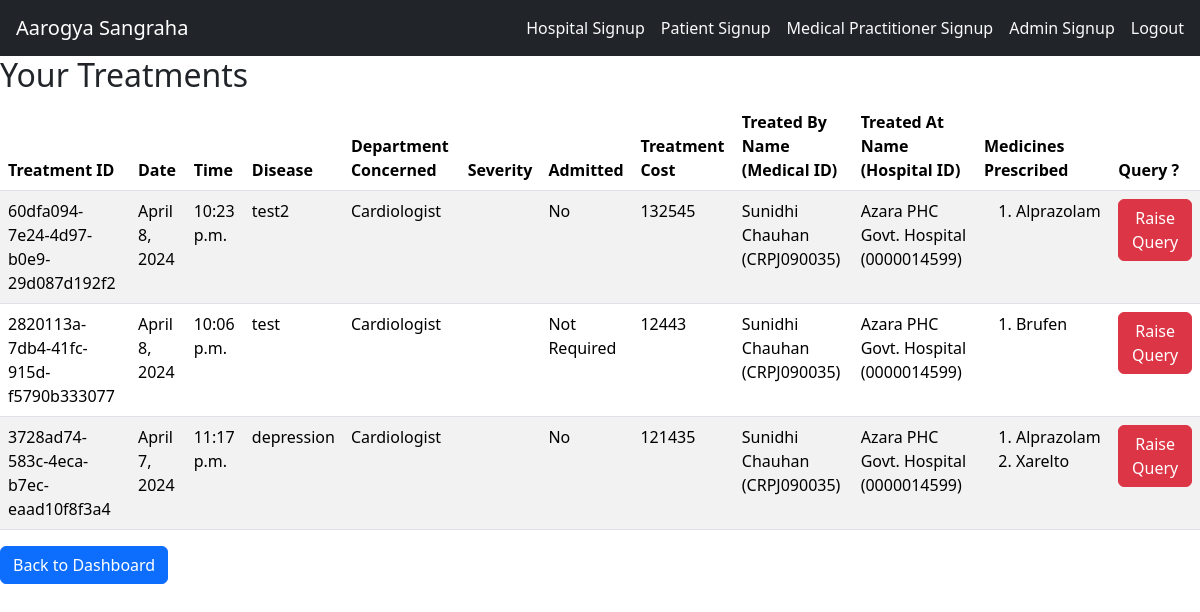
The page /treatment/patient-treatments/ (signed in) on the database as committed earlier.
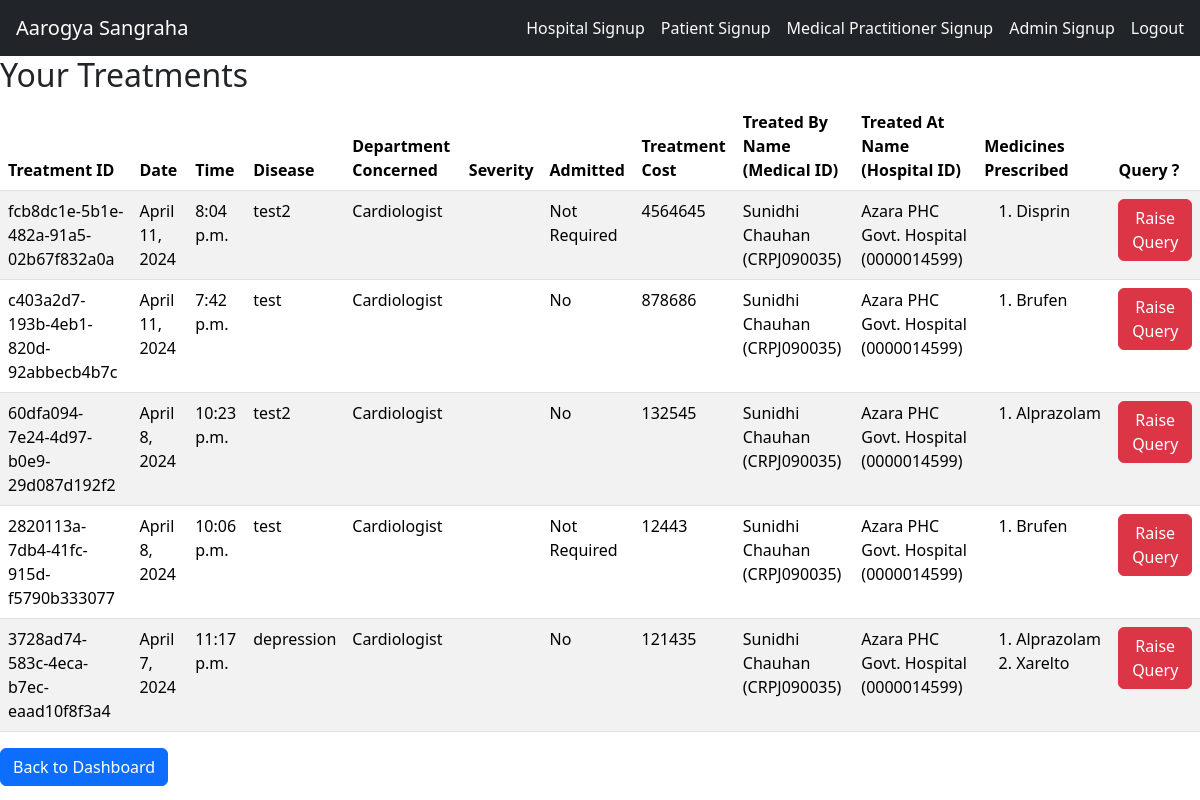
The same page on the database as committed later.
### treatment/models.py (models this page shows, shortened)
class Treatment(models.Model):
    tid = models.UUIDField(primary_key=True, default=uuid.uuid4, editable=False)
    date = models.DateField(auto_now_add=True)
    time = models.TimeField(auto_now_add=True)
    symptoms = models.CharField(max_length=500)
    advisedTest = models.CharField(max_length=250,default=None,null=True,blank=True)
    disease = models.CharField(max_length=75)
    admitted = models.CharField(max_length=20, choices=aList, default='Not Required')
    aadharNo = models.ForeignKey(Patient,on_delete=models.CASCADE,to_field='aadharNo')
    treatmentCost = models.IntegerField()
    medicalID = models.ForeignKey(MedicalPractitioner,on_delete=models.SET_NULL,null=True,blank=True,to_field='medicalID')
    hospitalID = models.ForeignKey(Hospital, on_delete=models.SET_NULL, null=True, blank=True, to_field='hospitalID')
    suggestions = models.CharField(max_length=500,null=True,blank=True,default=None)
    query = models.CharField(max_length=20,choices=q,default='No')
    medicines = models.ManyToManyField(Medicine, through='Medicine_Treatment')

class MedicalPractitioner(models.Model):
    user=models.OneToOneField(User,on_delete=models.CASCADE)
    medicalID = models.CharField(max_length=10,primary_key=True)
    sex = models.CharField(max_length=1,choices=sex_c,default=None)
    date_of_birth = models.DateField()
    hospitalID = models.ForeignKey(Hospital,on_delete=models.SET_NULL,null=True,blank=True,to_field='hospitalID')
    department = models.CharField(max_length=50,choices=departments,default=None)
    status = models.CharField(max_length=21, choices=(
        ('Authorized','Authorized'),
        ('Suspended','Suspended'),
        ('Permanently Suspended','Permanently Suspended')
    ), default='Authorized')
    def __str__(self):
        return f"{self.user.first_name} {self.user.last_name} ({self.medicalID})"

class Hospital(models.Model):
    user=models.OneToOneField(User,on_delete=models.CASCADE)
    hospitalID = models.CharField(max_length=10,primary_key=True)
    address = models.CharField(max_length=100)
    city = models.CharField(max_length=30)
    state = models.CharField(max_length=15)
    pincode = models.CharField(max_length=6)
    status = models.CharField(max_length=20, choices=(
        ('pending', 'Pending Verification'),
        ('approved', 'Approved'),
        ('rejected', 'Rejected')
    ), default='pending')
    def __str__(self):
        return f"{self.user.first_name} {self.user.last_name} ({self.hospitalID})"

class Medicine(models.Model):
    medName = models.CharField(max_length=100,primary_key=True)
    company = models.CharField(max_length=50)
    type_med = models.CharField(max_length=50,choices=mtype,default=None)
    regulatoryClass = models.CharField(max_length=50,choices=rclass,default=None)
    dosage = models.IntegerField()
    medCost = models.IntegerField()

### treatment/views.py (the view)
# urls.py: path('patient-treatments/',views.patient_treatments,name='patient_treatments'),
@login_required
def patient_treatments(request):
    treatments = models.Treatment.objects.filter(aadharNo=request.user.patient.get_aadharNo()).order_by('-date','-time')
    return render(request, 'treatment/patient_treatments.html', {'treatments': treatments})

### treatment/models.py (called while the page is built)
    def get_aadharNo(self):
        return self.aadharNo

### treatment/templates/treatment/patient_treatments.html (shortened to what this page needs)
<!DOCTYPE html>
<html lang="en">
<head>
    <link href="https://cdn.jsdelivr.net/npm/bootstrap@5.3.3/dist/css/bootstrap.min.css" rel="stylesheet">
</head>
<body>
    <nav class="navbar navbar-dark bg-dark">
        <a href="{% url 'home' %}" class="navbar-brand ms-3">Aarogya Sangraha</a>
        <div class="navbar">
            <a class="nav-item nav-link text-light me-3" href="{% url 'treatment:hospitalsignup' %}">Hospital Signup</a>
            <a class="nav-item nav-link text-light me-3" href="{% url 'treatment:patientsignup' %}">Patient Signup</a>
            <a class="nav-item nav-link text-light me-3" href="{% url 'treatment:medpracsignup' %}">Medical Practitioner Signup</a>
            <a class="nav-item nav-link text-light me-3" href="{% url 'treatment:adminsignup' %}">Admin Signup</a>
            {% if not user.is_authenticated %}
                <a class="nav-item nav-link text-light me-3" href="{% url 'treatment:hospitallogin' %}">Hospital Login</a>
                <a class="nav-item nav-link text-light me-3" href="{% url 'treatment:patientlogin' %}">Patient Login</a>
                <a class="nav-item nav-link text-light me-3" href="{% url 'treatment:medpraclogin' %}">Medical Practitioner Login</a>
                <a class="nav-item nav-link text-light me-3" href="{% url 'treatment:adminlogin' %}">Admin Login</a>
            {% else %}
                {% if user.hospital %}
                    <a class="nav-item nav-link text-light me-3" href="{% url 'treatment:hospitallogout' %}">Logout</a>
                {% elif user.medicalpractitioner %}
                    <a class="nav-item nav-link text-light me-3" href="{% url 'treatment:medpraclogout' %}">Logout</a>
                {% elif user.patient %}
                    <a class="nav-item nav-link text-light me-3" href="{% url 'treatment:patientlogout' %}">Logout</a>
                {% elif user.admin %}
                    <a class="nav-item nav-link text-light me-3" href="{% url 'treatment:adminlogout' %}">Logout</a>
                {% endif %}
            {% endif %}
        </div>
    </nav>
    <h2>Your Treatments</h2>
    <table class="table table-striped">
        <thead>
            <tr>
                <th>Treatment ID</th>
                <th>Date</th>
                <th>Time</th>
                <th>Disease</th>
                <th>Department Concerned</th>
                <th>Severity</th>
                <th>Admitted</th>
                <th>Treatment Cost</th>
                <th>Treated By<br>Name (Medical ID)</th>
                <th>Treated At<br>Name (Hospital ID)</th>
                <th>Medicines Prescribed</th>
                <th>Query ?</th>
            </tr>
        </thead>
        <tbody>
            {% for treatment in treatments %}
            <tr>
                <td>{{ treatment.tid }}</td>
                <td>{{ treatment.date }}</td>
                <td>{{ treatment.time }}</td>
                <td>{{ treatment.disease }}</td>
                <td>{{ treatment.medicalID.department }}</td>
                <td>{{ treatment.get_severity_display }}</td>
                <td>{{ treatment.get_admitted_display }}</td>
                <td>{{ treatment.treatmentCost }}</td>
                <td>{{ treatment.medicalID }}</td>
                <td>{{ treatment.hospitalID }}</td>
                <td>
                    <ol>
                        {% for medicine in treatment.medicines.all %}
                        <li>{{ medicine.medName }}</li>
                        {% endfor %}
                    </ol>
                </td>
                <td>
                    <a href="{% url 'treatment:raise_query' treatment.tid %}" class="btn btn-danger">Raise Query</a>
                </td>
            </tr>
            {% endfor %}
        </tbody>
    </table>
    <a href="{% url 'treatment:patient_dashboard' request.user.patient.get_aadharNo %}" class="btn btn-primary">Back to Dashboard</a>
</body>
</html>

Rows that differ between the two databases and show on the page:
added Treatment: tid "fcb8dc1e-5b1e-482a-91a5-02b67f832a0a", date "April 11, 2024", time "8:04 p.m.", disease "test2", medicalID.department "Cardiologist", admitted "Not Required", treatmentCost "4564645", medicalID "Sunidhi Chauhan (CRPJ090035)", hospitalID "Azara PHC Govt. Hospital (0000014599)"
now on this page (row unchanged): Medicine: medName "Disprin", shown under "fcb8dc1e-5b1e-482a-91a5-02b67f832a0a"
added Treatment: tid "c403a2d7-193b-4eb1-820d-92abbecb4b7c", date "April 11, 2024", time "7:42 p.m.", disease "test", medicalID.department "Cardiologist", admitted "No", treatmentCost "878686", medicalID "Sunidhi Chauhan (CRPJ090035)", hospitalID "Azara PHC Govt. Hospital (0000014599)", Medicine (medName "Brufen")
